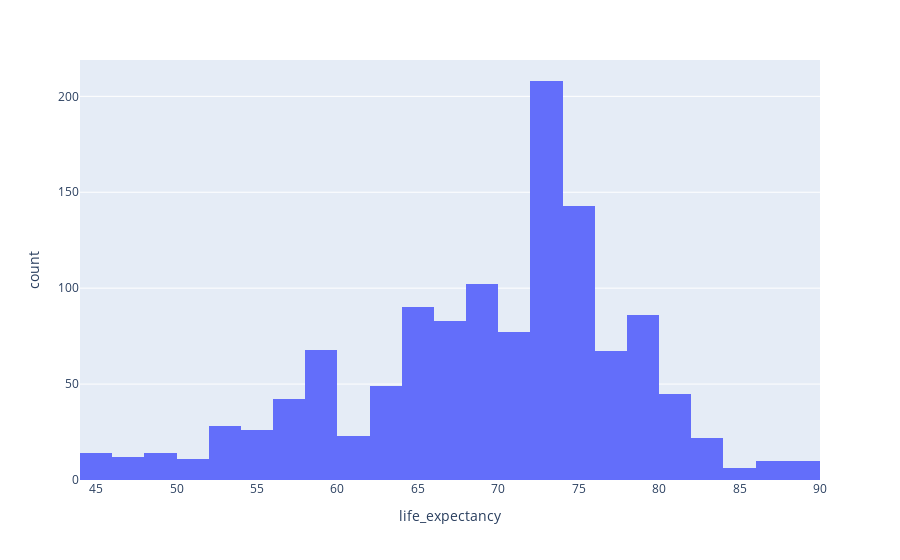

Notebook code cell kept with this figure:
### Markdown cell above
We can have a better visual understanding of the distribution of life expectancies in our training model by converting the table above to a histogram as below.

### Code cell
fig=px.histogram(data,x='life_expectancy')
fig.show()

### Figure 1 — Plotly figure (JSON) as saved in the notebook; plotly's stock layout.template omitted (floating-point values rounded to 4 significant figures; data arrays with more than 128 entries replaced by an {"elided": "..."} marker saying what was removed)
{"data": [{"alignmentgroup": "True", "bingroup": "x", "hovertemplate": "life_expectancy=%{x}<br>count=%{y}<extra></extra>", "legendgroup": "", "marker": {"color": "#636efa", "pattern": {"shape": ""}}, "name": "", "offsetgroup": "", "orientation": "v", "showlegend": false, "type": "histogram", "x": {"elided": "1236 float values"}, "xaxis": "x", "yaxis": "y"}], "layout": {"autosize": true, "barmode": "relative", "legend": {"tracegroupgap": 0}, "margin": {"t": 60}, "xaxis": {"anchor": "y", "autorange": true, "domain": [0, 1], "range": [44, 90], "title": {"text": "life_expectancy"}, "type": "linear"}, "yaxis": {"anchor": "x", "autorange": true, "domain": [0, 1], "range": [0, 218.9], "title": {"text": "count"}}}}
